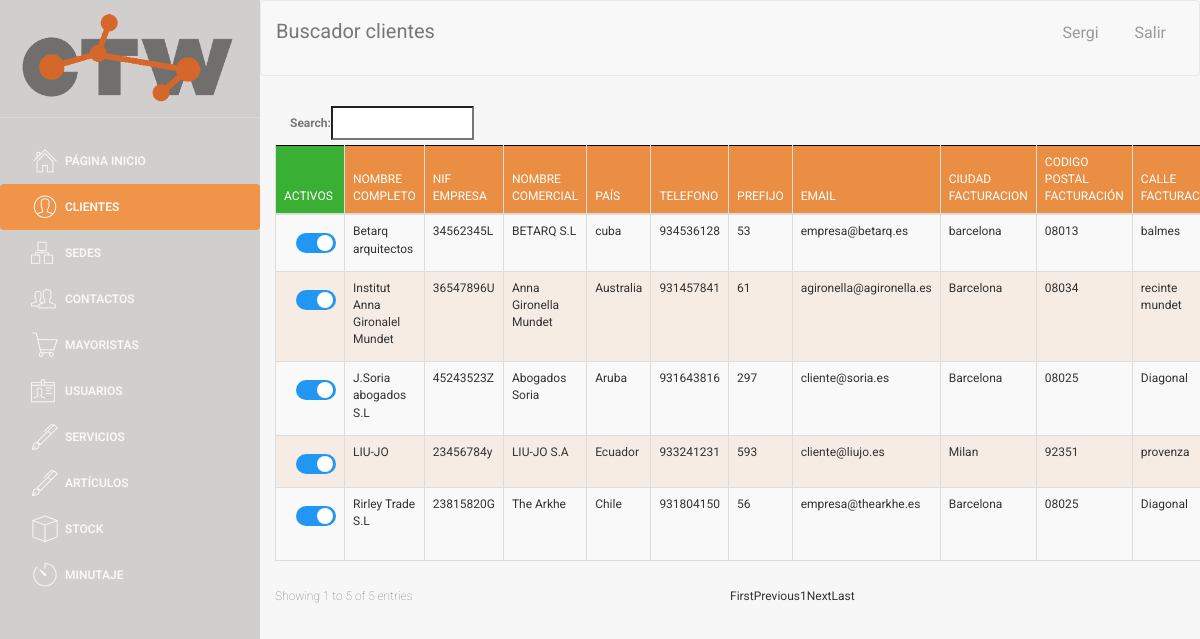
Page /pre_factura/pre_factura.php (signed in) on the committed database.
### tables this page shows
CREATE TABLE `CLIENTE` (
  `NIF_EMPRESA` varchar(9) NOT NULL,
  `nombre_comercial` varchar(35) NOT NULL,
  `nombre_completo` varchar(60) NOT NULL,
  `telefono` int(9) NOT NULL,
  `email` varchar(30) NOT NULL,
  `ciudad_facturacion` varchar(25) NOT NULL,
  `codigo_postal_facturacion` varchar(10) NOT NULL,
  `calle_facturacion` varchar(30) NOT NULL,
  `numero_facturacion` varchar(30) NOT NULL,
  `ciudad_envio` varchar(25) NOT NULL,
  `codigo_postal_envio` varchar(10) NOT NULL,
  `calle_envio` varchar(30) NOT NULL,
  `numero_envio` varchar(30) NOT NULL,
  `IBAN` varchar(34) NOT NULL,
  `SEPA` varchar(2) NOT NULL,
  `pais` varchar(30) DEFAULT NULL,
  `prefijo` int(5) DEFAULT NULL,
  `activo` tinyint(1) NOT NULL
);

### web/assets/php/selects.php (called while the page is built, shortened)
<?php
function select_all_cliente()
{
    $conn = connect();
    $sql = "SELECT *
    FROM CLIENTE
    ORDER BY activo desc, nombre_completo asc";
    $data = $conn->query($sql);
    return $data;
}

### web/pre_factura/pre_factura.php (the view, shortened to what this page needs)
<!doctype html>
<?php
include('../assets/php/selects.php');
include('../assets/php/functions.php');
if ($_SESSION["login_done"] == true){
?>
<html lang="en">
<head>
</head>
<body>
<div class="wrapper">
    <div class="sidebar">
        <div class="sidebar-wrapper">
        </div>
    </div>
    <div class="main-panel">
        <nav class="navbar navbar-default navbar-fixed">
            <div class="container-fluid">
                <div class="navbar-header">
                    <a class="navbar-brand">Buscador clientes</a>
                </div>
                <div class="collapse navbar-collapse">
                </div>
            </div>
        </nav>
        <div class="content">
            <div class="container-fluid">
                <div class="row">
                    <div>
                        <div>
                            <table id="buscador_cliente" class="table table-striped table-bordered">
                                <thead>
                                <tr>
                                    <th style="background-color: #39AF33; width: 3px;">Activos</th>
                                    <th>Nombre completo</th>
                                    <th>NIF empresa</th>
                                    <th>Nombre comercial</th>
                                    <th>País</th>
                                    <th>Telefono</th>
                                    <th>Prefijo</th>
                                    <th>Email</th>
                                    <th>Ciudad facturacion</th>
                                    <th>Codigo postal facturación</th>
                                    <th>Calle facturación</th>
                                </tr>
                                </thead>
                                <tbody>
                                <?php
                                $data = select_all_cliente();
                                if ($data->num_rows > 0) {
                                    while ($row = $data->fetch_assoc()) {
                                        $pk = $row['NIF_EMPRESA'];
                                        ?>
                                        <tr>
                                            <?php checkbox_cliente($row['activo'],$row['NIF_EMPRESA'] )?>
                                            <td><label><a class="nombre_completo"
                                                          data-pk=<?php echo "\"$pk\""; ?>><?php echo $row['nombre_completo'] ?> </a></label>
                                            </td>
                                            <td><label><a class="NIF_EMPRESA"
                                                          data-pk=<?php echo "\"$pk\""; ?>><?php echo $row['NIF_EMPRESA'] ?></a></label>
                                            </td>
                                            <td><label><a class="nombre_comercial"
                                                          data-pk=<?php echo "\"$pk\""; ?>><?php echo $row['nombre_comercial'] ?> </a></label>
                                            </td>
                                            <td><label><a class="pais"
                                                          data-pk=<?php echo "\"$pk\""; ?>><?php echo $row['pais'] ?> </a></label>
                                            </td>
                                            <td><label><a class="telefono"
                                                          data-pk=<?php echo "\"$pk\""; ?>><?php echo $row['telefono'] ?></a></label>
                                            </td>
                                            <td><label><a class="prefijo"
                                                          data-pk=<?php echo "\"$pk\""; ?>><?php echo $row['prefijo'] ?> </a></label>
                                            </td>
                                            <td><label><a class="email"
                                                          data-pk=<?php echo "\"$pk\""; ?>><?php echo $row['email'] ?> </a></label>
                                            </td>
                                            <td><label><a class="ciudad_facturacion"
                                                          data-pk=<?php echo "\"$pk\""; ?>><?php echo $row['ciudad_facturacion'] ?> </a></label>
                                            </td>
                                            <td><label><a class="codigo_postal_facturacion"
                                                          data-pk=<?php echo "\"$pk\""; ?>><?php echo $row['codigo_postal_facturacion'] ?> </a></label>
                                            </td>
                                            <td><label><a class="calle_facturacion"
                                                          data-pk=<?php echo "\"$pk\""; ?>><?php echo $row['calle_facturacion'] ?> </a></label>
                                            </td>
                                        </tr>
                                        <?php
                                    }
                                } else {
                                    echo "0 results";
                                }
                                ?>
                                </tbody>
                            </table>
                        </div>
                    </div>
                </div>
            </div>
        </div>
    </div>
</div>
</body>
</html>
<?php
}else {
    header("location:../index.php");
}
?>

### web/assets/php/functions.php (shortened to what this page needs)
<html>
    <?php
function checkbox_cliente($activo, $NIF_EMPRESA)
{
    if ($activo == 0) {
        echo "<td><label style=\"margin-top: 10px; margin-left:12px;\" class=\"switcha\" ><a class=\"checkbox_activo\">&nbsp;0</a><input  type=\"checkbox\" onchange=\" onchange_cliente('$NIF_EMPRESA', $activo)\"><div  class=\"slider rounda\"></div></label></td>";
    } else {
        echo "<td><label style=\"margin-top: 10px; margin-left:12px;\" class=\"switcha\"><a  class=\"checkbox_activo\">&nbsp;1</a><input  type=\"checkbox\" checked onchange=\" onchange_cliente('$NIF_EMPRESA', $activo)\" ><div  class=\"slider rounda\"></div></label></td>";
    }
}
?>
</html>

### web/assets/css/micss.css (style rules this page uses)
.switcha { position: relative; display: inline-block; width: 40px; height: 20px; }
.slider { position: absolute; cursor: pointer; top: 0; left: 0; right: 0; bottom: 0; background-color: #ccc; -webkit-transition: .4s; transition: .4s; }
.slider:before { position: absolute; content: ""; height: 16px; width: 16px; left: 2px; bottom: 2px; background-color: white; -webkit-transition: .4s; transition: .4s; }
input:checked + .slider { background-color: #2196F3; }
input:checked + .slider:before { -webkit-transform: translateX(1px); -ms-transform: translateX(10px); transform: translateX(19px); }
.slider.rounda { border-radius: 34px; }
.slider.rounda:before { border-radius: 50%; }

### web/assets/css/table_editor.css (style rules this page uses)
a, a:hover { color: #000; }

### web/assets/css/table.css (style rules this page uses)
table { border: none; }
table thead, table tfoot { background-color: #e98e42; border: 1px solid black; }
table tr.even { background-color: rgba(233, 142, 66, 0.11); }
table tr.odd, table tr.even { transition: all .2s ease; }
a, a:hover { color: #000; }

### web/assets/css/insert.css (style rules this page uses)
* { margin: 0; padding: 0; box-sizing: border-box; -webkit-box-sizing: border-box; -moz-box-sizing: border-box; -webkit-font-smoothing: antialiased; -moz-font-smoothing: antialiased; -o-font-smoothing: antialiased; font-smoothing: antialiased; text-rendering: optimizeLegibility; }
body { font-family: "Roboto", Helvetica, Arial, sans-serif; font-weight: 100; font-size: 12px; line-height: 30px; color: #777; }

### rows in the picture
cliente: nombre_completo "Betarq arquitectos", NIF_EMPRESA "34562345L", nombre_comercial "BETARQ S.L", pais "cuba", telefono "934536128", prefijo "53", email "empresa@betarq.es", ciudad_facturacion "barcelona", codigo_postal_facturacion "08013", calle_facturacion "balmes"
cliente: nombre_completo "Institut Anna Gironalel Mundet", NIF_EMPRESA "36547896U", nombre_comercial "Anna Gironella Mundet", pais "Australia", telefono "931457841", prefijo "61", email "agironella@agironella.es", ciudad_facturacion "Barcelona", codigo_postal_facturacion "08034", calle_facturacion "recinte mundet"
cliente: nombre_completo "J.Soria abogados S.L", NIF_EMPRESA "45243523Z", nombre_comercial "Abogados Soria", pais "Aruba", telefono "931643816", prefijo "297", email "cliente@soria.es", ciudad_facturacion "Barcelona", codigo_postal_facturacion "08025", calle_facturacion "Diagonal"
cliente: nombre_completo "LIU-JO", NIF_EMPRESA "23456784y", nombre_comercial "LIU-JO S.A", pais "Ecuador", telefono "933241231", prefijo "593", email "cliente@liujo.es", ciudad_facturacion "Milan", codigo_postal_facturacion "92351", calle_facturacion "provenza"
cliente: nombre_completo "Rirley Trade S.L", NIF_EMPRESA "23815820G", nombre_comercial "The Arkhe", pais "Chile", telefono "931804150", prefijo "56", email "empresa@thearkhe.es", ciudad_facturacion "Barcelona", codigo_postal_facturacion "08025", calle_facturacion "Diagonal"
